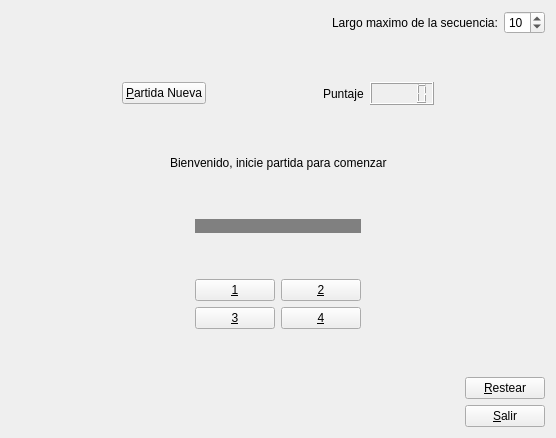
<?xml version="1.0" encoding="UTF-8"?>
<ui version="4.0">
 <class>Simon</class>
 <widget class="QWidget" name="Simon">
  <property name="geometry">
   <rect>
    <x>0</x>
    <y>0</y>
    <width>556</width>
    <height>438</height>
   </rect>
  </property>
  <property name="windowTitle">
   <string>Simon</string>
  </property>
  <layout class="QVBoxLayout" name="verticalLayout">
   <item>
    <layout class="QHBoxLayout" name="horizontalLayout_7">
     <item>
      <spacer name="horizontalSpacer">
       <property name="orientation">
        <enum>Qt::Horizontal</enum>
       </property>
       <property name="sizeHint" stdset="0">
        <size>
         <width>40</width>
         <height>20</height>
        </size>
       </property>
      </spacer>
     </item>
     <item>
      <widget class="QLabel" name="label_4">
       <property name="text">
        <string>Largo maximo de la secuencia:</string>
       </property>
      </widget>
     </item>
     <item>
      <widget class="QSpinBox" name="spinBox">
       <property name="value">
        <number>10</number>
       </property>
      </widget>
     </item>
    </layout>
   </item>
   <item>
    <spacer name="verticalSpacer_7">
     <property name="orientation">
      <enum>Qt::Vertical</enum>
     </property>
     <property name="sizeHint" stdset="0">
      <size>
       <width>20</width>
       <height>14</height>
      </size>
     </property>
    </spacer>
   </item>
   <item>
    <layout class="QHBoxLayout" name="horizontalLayout_4">
     <item>
      <spacer name="horizontalSpacer_8">
       <property name="orientation">
        <enum>Qt::Horizontal</enum>
       </property>
       <property name="sizeHint" stdset="0">
        <size>
         <width>40</width>
         <height>20</height>
        </size>
       </property>
      </spacer>
     </item>
     <item>
      <widget class="QPushButton" name="pushButton">
       <property name="text">
        <string>&amp;Partida Nueva</string>
       </property>
      </widget>
     </item>
     <item>
      <spacer name="horizontalSpacer_2">
       <property name="orientation">
        <enum>Qt::Horizontal</enum>
       </property>
       <property name="sizeHint" stdset="0">
        <size>
         <width>40</width>
         <height>20</height>
        </size>
       </property>
      </spacer>
     </item>
     <item>
      <widget class="QLabel" name="label">
       <property name="text">
        <string>Puntaje</string>
       </property>
      </widget>
     </item>
     <item>
      <widget class="QLCDNumber" name="puntaje"/>
     </item>
     <item>
      <spacer name="horizontalSpacer_6">
       <property name="orientation">
        <enum>Qt::Horizontal</enum>
       </property>
       <property name="sizeHint" stdset="0">
        <size>
         <width>40</width>
         <height>20</height>
        </size>
       </property>
      </spacer>
     </item>
    </layout>
   </item>
   <item>
    <spacer name="verticalSpacer_6">
     <property name="orientation">
      <enum>Qt::Vertical</enum>
     </property>
     <property name="sizeHint" stdset="0">
      <size>
       <width>20</width>
       <height>40</height>
      </size>
     </property>
    </spacer>
   </item>
   <item>
    <layout class="QHBoxLayout" name="horizontalLayout_6">
     <item>
      <spacer name="horizontalSpacer_7">
       <property name="orientation">
        <enum>Qt::Horizontal</enum>
       </property>
       <property name="sizeHint" stdset="0">
        <size>
         <width>40</width>
         <height>20</height>
        </size>
       </property>
      </spacer>
     </item>
     <item>
      <widget class="QLabel" name="label_3">
       <property name="text">
        <string>Bienvenido, inicie partida para comenzar</string>
       </property>
      </widget>
     </item>
     <item>
      <spacer name="horizontalSpacer_9">
       <property name="orientation">
        <enum>Qt::Horizontal</enum>
       </property>
       <property name="sizeHint" stdset="0">
        <size>
         <width>40</width>
         <height>20</height>
        </size>
       </property>
      </spacer>
     </item>
    </layout>
   </item>
   <item>
    <layout class="QHBoxLayout" name="horizontalLayout_5">
     <item>
      <spacer name="verticalSpacer_3">
       <property name="orientation">
        <enum>Qt::Vertical</enum>
       </property>
       <property name="sizeHint" stdset="0">
        <size>
         <width>20</width>
         <height>40</height>
        </size>
       </property>
      </spacer>
     </item>
     <item>
      <spacer name="horizontalSpacer_4">
       <property name="orientation">
        <enum>Qt::Horizontal</enum>
       </property>
       <property name="sizeHint" stdset="0">
        <size>
         <width>40</width>
         <height>20</height>
        </size>
       </property>
      </spacer>
     </item>
     <item>
      <layout class="QVBoxLayout" name="verticalLayout_4">
       <item>
        <spacer name="verticalSpacer">
         <property name="orientation">
          <enum>Qt::Vertical</enum>
         </property>
         <property name="sizeHint" stdset="0">
          <size>
           <width>20</width>
           <height>40</height>
          </size>
         </property>
        </spacer>
       </item>
       <item>
        <widget class="WigetSimonDice" name="label_2">
         <property name="styleSheet">
          <string notr="true">background: grey</string>
         </property>
         <property name="text">
          <string/>
         </property>
        </widget>
       </item>
       <item>
        <spacer name="verticalSpacer_4">
         <property name="orientation">
          <enum>Qt::Vertical</enum>
         </property>
         <property name="sizeHint" stdset="0">
          <size>
           <width>20</width>
           <height>40</height>
          </size>
         </property>
        </spacer>
       </item>
       <item>
        <layout class="QVBoxLayout" name="verticalLayout_2">
         <item>
          <layout class="QHBoxLayout" name="horizontalLayout">
           <item>
            <widget class="WigetSimonDiceButton" name="wigetSimonDiceButton">
             <property name="styleSheet">
              <string notr="true">background:'red';</string>
             </property>
             <property name="text">
              <string>&amp;1</string>
             </property>
            </widget>
           </item>
           <item>
            <widget class="WigetSimonDiceButton" name="pushButton_11">
             <property name="styleSheet">
              <string notr="true">background:'green'</string>
             </property>
             <property name="text">
              <string>&amp;2</string>
             </property>
            </widget>
           </item>
          </layout>
         </item>
         <item>
          <layout class="QHBoxLayout" name="horizontalLayout_2">
           <item>
            <widget class="WigetSimonDiceButton" name="pushButton_9">
             <property name="styleSheet">
              <string notr="true">background:'blue'</string>
             </property>
             <property name="text">
              <string>&amp;3</string>
             </property>
            </widget>
           </item>
           <item>
            <widget class="WigetSimonDiceButton" name="pushButton_10">
             <property name="styleSheet">
              <string notr="true">background:'yellow';</string>
             </property>
             <property name="text">
              <string>&amp;4</string>
             </property>
            </widget>
           </item>
          </layout>
         </item>
        </layout>
       </item>
      </layout>
     </item>
     <item>
      <spacer name="horizontalSpacer_5">
       <property name="orientation">
        <enum>Qt::Horizontal</enum>
       </property>
       <property name="sizeHint" stdset="0">
        <size>
         <width>40</width>
         <height>20</height>
        </size>
       </property>
      </spacer>
     </item>
     <item>
      <spacer name="verticalSpacer_2">
       <property name="orientation">
        <enum>Qt::Vertical</enum>
       </property>
       <property name="sizeHint" stdset="0">
        <size>
         <width>20</width>
         <height>40</height>
        </size>
       </property>
      </spacer>
     </item>
    </layout>
   </item>
   <item>
    <spacer name="verticalSpacer_5">
     <property name="orientation">
      <enum>Qt::Vertical</enum>
     </property>
     <property name="sizeHint" stdset="0">
      <size>
       <width>20</width>
       <height>40</height>
      </size>
     </property>
    </spacer>
   </item>
   <item>
    <layout class="QHBoxLayout" name="horizontalLayout_3">
     <item>
      <spacer name="horizontalSpacer_3">
       <property name="orientation">
        <enum>Qt::Horizontal</enum>
       </property>
       <property name="sizeHint" stdset="0">
        <size>
         <width>40</width>
         <height>20</height>
        </size>
       </property>
      </spacer>
     </item>
     <item>
      <layout class="QVBoxLayout" name="verticalLayout_3">
       <item>
        <widget class="QPushButton" name="pushButton_2">
         <property name="text">
          <string>&amp;Restear</string>
         </property>
        </widget>
       </item>
       <item>
        <widget class="QPushButton" name="pushButton_4">
         <property name="text">
          <string>&amp;Salir</string>
         </property>
        </widget>
       </item>
      </layout>
     </item>
    </layout>
   </item>
  </layout>
 </widget>
 <customwidgets>
  <customwidget>
   <class>WigetSimonDice</class>
   <extends>QLabel</extends>
   <header>WigetSimonDice.h</header>
   <slots>
    <signal>puntaje(int)</signal>
    <signal>mensaje(QString)</signal>
    <signal>blockButton(bool)</signal>
    <signal>blockButtonColor(bool)</signal>
    <signal>largoSecuencia(int)</signal>
    <slot>secuenciaColor()</slot>
    <slot>changeBackground(QColor)</slot>
    <slot>machSecuencia(int)</slot>
    <slot>reset()</slot>
    <slot>changeLargoSecuencia(int)</slot>
   </slots>
  </customwidget>
  <customwidget>
   <class>WigetSimonDiceButton</class>
   <extends>QPushButton</extends>
   <header>WigetSimonDiceButton.h</header>
   <slots>
    <signal>numeroMach(int)</signal>
    <slot>textoComoEntero()</slot>
   </slots>
  </customwidget>
 </customwidgets>
 <resources/>
 <connections>
  <connection>
   <sender>pushButton_4</sender>
   <signal>pressed()</signal>
   <receiver>Simon</receiver>
   <slot>close()</slot>
   <hints>
    <hint type="sourcelabel">
     <x>507</x>
     <y>413</y>
    </hint>
    <hint type="destinationlabel">
     <x>257</x>
     <y>347</y>
    </hint>
   </hints>
  </connection>
  <connection>
   <sender>pushButton</sender>
   <signal>pressed()</signal>
   <receiver>label_2</receiver>
   <slot>secuenciaColor()</slot>
   <hints>
    <hint type="sourcelabel">
     <x>116</x>
     <y>98</y>
    </hint>
    <hint type="destinationlabel">
     <x>287</x>
     <y>195</y>
    </hint>
   </hints>
  </connection>
  <connection>
   <sender>wigetSimonDiceButton</sender>
   <signal>numeroMach(int)</signal>
   <receiver>label_2</receiver>
   <slot>machSecuencia(int)</slot>
   <hints>
    <hint type="sourcelabel">
     <x>254</x>
     <y>253</y>
    </hint>
    <hint type="destinationlabel">
     <x>287</x>
     <y>195</y>
    </hint>
   </hints>
  </connection>
  <connection>
   <sender>pushButton_11</sender>
   <signal>numeroMach(int)</signal>
   <receiver>label_2</receiver>
   <slot>machSecuencia(int)</slot>
   <hints>
    <hint type="sourcelabel">
     <x>344</x>
     <y>257</y>
    </hint>
    <hint type="destinationlabel">
     <x>287</x>
     <y>195</y>
    </hint>
   </hints>
  </connection>
  <connection>
   <sender>pushButton_9</sender>
   <signal>numeroMach(int)</signal>
   <receiver>label_2</receiver>
   <slot>machSecuencia(int)</slot>
   <hints>
    <hint type="sourcelabel">
     <x>255</x>
     <y>295</y>
    </hint>
    <hint type="destinationlabel">
     <x>287</x>
     <y>195</y>
    </hint>
   </hints>
  </connection>
  <connection>
   <sender>pushButton_10</sender>
   <signal>numeroMach(int)</signal>
   <receiver>label_2</receiver>
   <slot>machSecuencia(int)</slot>
   <hints>
    <hint type="sourcelabel">
     <x>345</x>
     <y>295</y>
    </hint>
    <hint type="destinationlabel">
     <x>284</x>
     <y>195</y>
    </hint>
   </hints>
  </connection>
  <connection>
   <sender>pushButton_2</sender>
   <signal>pressed()</signal>
   <receiver>label_2</receiver>
   <slot>reset()</slot>
   <hints>
    <hint type="sourcelabel">
     <x>509</x>
     <y>375</y>
    </hint>
    <hint type="destinationlabel">
     <x>285</x>
     <y>195</y>
    </hint>
   </hints>
  </connection>
  <connection>
   <sender>label_2</sender>
   <signal>puntaje(int)</signal>
   <receiver>puntaje</receiver>
   <slot>display(int)</slot>
   <hints>
    <hint type="sourcelabel">
     <x>287</x>
     <y>195</y>
    </hint>
    <hint type="destinationlabel">
     <x>423</x>
     <y>79</y>
    </hint>
   </hints>
  </connection>
  <connection>
   <sender>label_2</sender>
   <signal>mensaje(QString)</signal>
   <receiver>label_3</receiver>
   <slot>setText(QString)</slot>
   <hints>
    <hint type="sourcelabel">
     <x>203</x>
     <y>196</y>
    </hint>
    <hint type="destinationlabel">
     <x>214</x>
     <y>142</y>
    </hint>
   </hints>
  </connection>
  <connection>
   <sender>label_2</sender>
   <signal>blockButton(bool)</signal>
   <receiver>pushButton</receiver>
   <slot>setDisabled(bool)</slot>
   <hints>
    <hint type="sourcelabel">
     <x>201</x>
     <y>200</y>
    </hint>
    <hint type="destinationlabel">
     <x>161</x>
     <y>95</y>
    </hint>
   </hints>
  </connection>
  <connection>
   <sender>label_2</sender>
   <signal>blockButtonColor(bool)</signal>
   <receiver>wigetSimonDiceButton</receiver>
   <slot>setDisabled(bool)</slot>
   <hints>
    <hint type="sourcelabel">
     <x>359</x>
     <y>200</y>
    </hint>
    <hint type="destinationlabel">
     <x>261</x>
     <y>256</y>
    </hint>
   </hints>
  </connection>
  <connection>
   <sender>label_2</sender>
   <signal>blockButtonColor(bool)</signal>
   <receiver>pushButton_11</receiver>
   <slot>setDisabled(bool)</slot>
   <hints>
    <hint type="sourcelabel">
     <x>331</x>
     <y>200</y>
    </hint>
    <hint type="destinationlabel">
     <x>329</x>
     <y>260</y>
    </hint>
   </hints>
  </connection>
  <connection>
   <sender>label_2</sender>
   <signal>blockButtonColor(bool)</signal>
   <receiver>pushButton_9</receiver>
   <slot>setDisabled(bool)</slot>
   <hints>
    <hint type="sourcelabel">
     <x>194</x>
     <y>196</y>
    </hint>
    <hint type="destinationlabel">
     <x>207</x>
     <y>298</y>
    </hint>
   </hints>
  </connection>
  <connection>
   <sender>label_2</sender>
   <signal>blockButtonColor(bool)</signal>
   <receiver>pushButton_10</receiver>
   <slot>setDisabled(bool)</slot>
   <hints>
    <hint type="sourcelabel">
     <x>345</x>
     <y>196</y>
    </hint>
    <hint type="destinationlabel">
     <x>343</x>
     <y>298</y>
    </hint>
   </hints>
  </connection>
  <connection>
   <sender>spinBox</sender>
   <signal>valueChanged(int)</signal>
   <receiver>label_2</receiver>
   <slot>changeLargoSecuencia(int)</slot>
   <hints>
    <hint type="sourcelabel">
     <x>522</x>
     <y>30</y>
    </hint>
    <hint type="destinationlabel">
     <x>341</x>
     <y>205</y>
    </hint>
   </hints>
  </connection>
  <connection>
   <sender>label_2</sender>
   <signal>blockButton(bool)</signal>
   <receiver>spinBox</receiver>
   <slot>setDisabled(bool)</slot>
   <hints>
    <hint type="sourcelabel">
     <x>235</x>
     <y>193</y>
    </hint>
    <hint type="destinationlabel">
     <x>501</x>
     <y>13</y>
    </hint>
   </hints>
  </connection>
  <connection>
   <sender>label_2</sender>
   <signal>largoSecuencia(int)</signal>
   <receiver>spinBox</receiver>
   <slot>setValue(int)</slot>
   <hints>
    <hint type="sourcelabel">
     <x>345</x>
     <y>209</y>
    </hint>
    <hint type="destinationlabel">
     <x>509</x>
     <y>27</y>
    </hint>
   </hints>
  </connection>
 </connections>
</ui>
